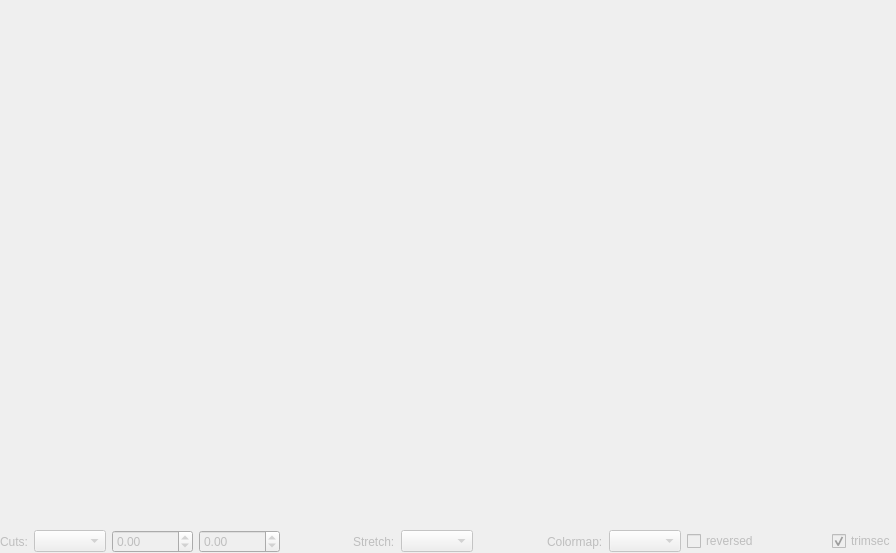
<?xml version="1.0" encoding="UTF-8"?>
<ui version="4.0">
 <class>FitsWidget</class>
 <widget class="QWidget" name="FitsWidget">
  <property name="geometry">
   <rect>
    <x>0</x>
    <y>0</y>
    <width>896</width>
    <height>553</height>
   </rect>
  </property>
  <property name="windowTitle">
   <string>Form</string>
  </property>
  <layout class="QVBoxLayout" name="verticalLayout" stretch="0,1,0">
   <property name="spacing">
    <number>0</number>
   </property>
   <property name="leftMargin">
    <number>0</number>
   </property>
   <property name="topMargin">
    <number>0</number>
   </property>
   <property name="rightMargin">
    <number>0</number>
   </property>
   <property name="bottomMargin">
    <number>0</number>
   </property>
   <item>
    <widget class="QWidget" name="widget_2" native="true">
     <layout class="QHBoxLayout" name="horizontalLayout_6">
      <property name="topMargin">
       <number>1</number>
      </property>
      <property name="bottomMargin">
       <number>1</number>
      </property>
      <item>
       <spacer name="horizontalSpacer_4">
        <property name="orientation">
         <enum>Qt::Horizontal</enum>
        </property>
        <property name="sizeHint" stdset="0">
         <size>
          <width>40</width>
          <height>20</height>
         </size>
        </property>
       </spacer>
      </item>
      <item>
       <widget class="QWidget" name="widgetTools" native="true">
        <layout class="QVBoxLayout" name="verticalLayout_4">
         <property name="spacing">
          <number>0</number>
         </property>
         <property name="leftMargin">
          <number>0</number>
         </property>
         <property name="topMargin">
          <number>0</number>
         </property>
         <property name="rightMargin">
          <number>0</number>
         </property>
         <property name="bottomMargin">
          <number>0</number>
         </property>
        </layout>
       </widget>
      </item>
      <item>
       <spacer name="horizontalSpacer_5">
        <property name="orientation">
         <enum>Qt::Horizontal</enum>
        </property>
        <property name="sizeHint" stdset="0">
         <size>
          <width>40</width>
          <height>20</height>
         </size>
        </property>
       </spacer>
      </item>
     </layout>
    </widget>
   </item>
   <item>
    <layout class="QHBoxLayout" name="horizontalLayout_2" stretch="0,0">
     <item>
      <widget class="QWidget" name="widgetCanvas" native="true">
       <layout class="QVBoxLayout" name="verticalLayout_3">
        <property name="spacing">
         <number>0</number>
        </property>
        <property name="leftMargin">
         <number>0</number>
        </property>
        <property name="topMargin">
         <number>0</number>
        </property>
        <property name="rightMargin">
         <number>0</number>
        </property>
        <property name="bottomMargin">
         <number>0</number>
        </property>
       </layout>
      </widget>
     </item>
     <item>
      <widget class="QLabel" name="labelColorbar">
       <property name="minimumSize">
        <size>
         <width>30</width>
         <height>0</height>
        </size>
       </property>
       <property name="maximumSize">
        <size>
         <width>30</width>
         <height>16777215</height>
        </size>
       </property>
       <property name="text">
        <string/>
       </property>
       <property name="scaledContents">
        <bool>true</bool>
       </property>
      </widget>
     </item>
    </layout>
   </item>
   <item>
    <widget class="QFrame" name="frame">
     <property name="frameShape">
      <enum>QFrame::NoFrame</enum>
     </property>
     <property name="frameShadow">
      <enum>QFrame::Raised</enum>
     </property>
     <layout class="QHBoxLayout" name="horizontalLayout_3">
      <property name="leftMargin">
       <number>0</number>
      </property>
      <property name="topMargin">
       <number>0</number>
      </property>
      <property name="rightMargin">
       <number>0</number>
      </property>
      <property name="bottomMargin">
       <number>0</number>
      </property>
      <item>
       <widget class="QLabel" name="labelCuts">
        <property name="enabled">
         <bool>false</bool>
        </property>
        <property name="text">
         <string>Cuts:</string>
        </property>
       </widget>
      </item>
      <item>
       <widget class="QComboBox" name="comboCuts">
        <property name="enabled">
         <bool>false</bool>
        </property>
       </widget>
      </item>
      <item>
       <widget class="QDoubleSpinBox" name="spinLoCut">
        <property name="enabled">
         <bool>false</bool>
        </property>
        <property name="buttonSymbols">
         <enum>QAbstractSpinBox::UpDownArrows</enum>
        </property>
        <property name="minimum">
         <double>-99999.000000000000000</double>
        </property>
        <property name="maximum">
         <double>99999.000000000000000</double>
        </property>
       </widget>
      </item>
      <item>
       <widget class="QDoubleSpinBox" name="spinHiCut">
        <property name="enabled">
         <bool>false</bool>
        </property>
        <property name="minimum">
         <double>-99999.000000000000000</double>
        </property>
        <property name="maximum">
         <double>99999.000000000000000</double>
        </property>
       </widget>
      </item>
      <item>
       <spacer name="horizontalSpacer">
        <property name="orientation">
         <enum>Qt::Horizontal</enum>
        </property>
        <property name="sizeHint" stdset="0">
         <size>
          <width>5</width>
          <height>20</height>
         </size>
        </property>
       </spacer>
      </item>
      <item>
       <widget class="QLabel" name="labelStretch">
        <property name="enabled">
         <bool>false</bool>
        </property>
        <property name="text">
         <string>Stretch:</string>
        </property>
       </widget>
      </item>
      <item>
       <widget class="QComboBox" name="comboStretch">
        <property name="enabled">
         <bool>false</bool>
        </property>
       </widget>
      </item>
      <item>
       <spacer name="horizontalSpacer_2">
        <property name="orientation">
         <enum>Qt::Horizontal</enum>
        </property>
        <property name="sizeHint" stdset="0">
         <size>
          <width>5</width>
          <height>20</height>
         </size>
        </property>
       </spacer>
      </item>
      <item>
       <widget class="QLabel" name="labelColormap">
        <property name="enabled">
         <bool>false</bool>
        </property>
        <property name="text">
         <string>Colormap:</string>
        </property>
       </widget>
      </item>
      <item>
       <widget class="QComboBox" name="comboColormap">
        <property name="enabled">
         <bool>false</bool>
        </property>
       </widget>
      </item>
      <item>
       <widget class="QCheckBox" name="checkColormapReverse">
        <property name="enabled">
         <bool>false</bool>
        </property>
        <property name="text">
         <string>reversed</string>
        </property>
       </widget>
      </item>
      <item>
       <spacer name="horizontalSpacer_3">
        <property name="orientation">
         <enum>Qt::Horizontal</enum>
        </property>
        <property name="sizeHint" stdset="0">
         <size>
          <width>5</width>
          <height>20</height>
         </size>
        </property>
       </spacer>
      </item>
      <item>
       <widget class="QCheckBox" name="checkTrimSec">
        <property name="enabled">
         <bool>false</bool>
        </property>
        <property name="text">
         <string>trimsec</string>
        </property>
        <property name="checked">
         <bool>true</bool>
        </property>
       </widget>
      </item>
     </layout>
    </widget>
   </item>
  </layout>
 </widget>
 <resources>
  <include location="resources.rc"/>
 </resources>
 <connections/>
</ui>
